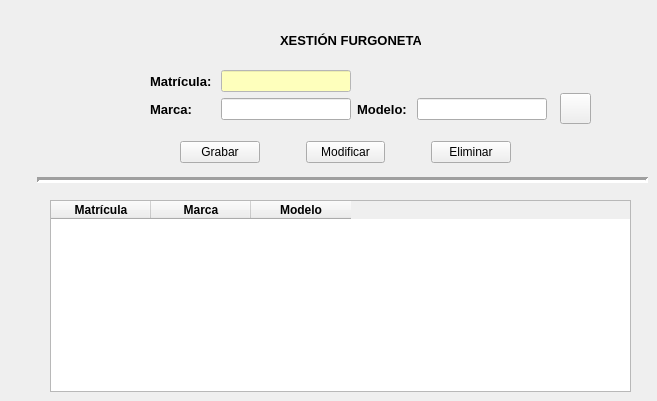
        <widget class="QWidget" name="Furgonetas">
         <attribute name="title">
          <string>FURGONETAS</string>
         </attribute>
         <widget class="QLabel" name="lblFurgoneta">
          <property name="geometry">
           <rect>
            <x>280</x>
            <y>30</y>
            <width>141</width>
            <height>20</height>
           </rect>
          </property>
          <property name="font">
           <font>
            <pointsize>10</pointsize>
            <weight>75</weight>
            <bold>true</bold>
           </font>
          </property>
          <property name="text">
           <string>XESTIÓN FURGONETAS</string>
          </property>
         </widget>
         <widget class="Line" name="line">
          <property name="geometry">
           <rect>
            <x>37</x>
            <y>170</y>
            <width>611</width>
            <height>20</height>
           </rect>
          </property>
          <property name="lineWidth">
           <number>3</number>
          </property>
          <property name="orientation">
           <enum>Qt::Horizontal</enum>
          </property>
         </widget>
         <widget class="QTableWidget" name="tabFurgo">
          <property name="geometry">
           <rect>
            <x>50</x>
            <y>200</y>
            <width>581</width>
            <height>192</height>
           </rect>
          </property>
          <column>
           <property name="text">
            <string>Matrícula</string>
           </property>
           <property name="font">
            <font>
             <weight>75</weight>
             <bold>true</bold>
            </font>
           </property>
          </column>
          <column>
           <property name="text">
            <string>Marca</string>
           </property>
           <property name="font">
            <font>
             <weight>75</weight>
             <bold>true</bold>
            </font>
           </property>
          </column>
          <column>
           <property name="text">
            <string>Modelo</string>
           </property>
           <property name="font">
            <font>
             <weight>75</weight>
             <bold>true</bold>
            </font>
           </property>
          </column>
         </widget>
         <widget class="QWidget" name="layoutWidget">
          <property name="geometry">
           <rect>
            <x>150</x>
            <y>70</y>
            <width>397</width>
            <height>52</height>
           </rect>
          </property>
          <layout class="QGridLayout" name="gridLayout_2">
           <item row="0" column="0">
            <widget class="QLabel" name="lblMatricula">
             <property name="font">
              <font>
               <pointsize>10</pointsize>
               <weight>75</weight>
               <bold>true</bold>
              </font>
             </property>
             <property name="text">
              <string>Matrícula: </string>
             </property>
            </widget>
           </item>
           <item row="0" column="1">
            <widget class="QLineEdit" name="txtMatricula">
             <property name="palette">
              <palette>
               <active>
                <colorrole role="WindowText">
                 <brush brushstyle="SolidPattern">
                  <color alpha="255">
                   <red>0</red>
                   <green>0</green>
                   <blue>0</blue>
                  </color>
                 </brush>
                </colorrole>
                <colorrole role="Button">
                 <brush brushstyle="SolidPattern">
                  <color alpha="255">
                   <red>255</red>
                   <green>255</green>
                   <blue>255</blue>
                  </color>
                 </brush>
                </colorrole>
                <colorrole role="Light">
                 <brush brushstyle="SolidPattern">
                  <color alpha="255">
                   <red>255</red>
                   <green>255</green>
                   <blue>255</blue>
                  </color>
                 </brush>
                </colorrole>
                <colorrole role="Midlight">
                 <brush brushstyle="SolidPattern">
                  <color alpha="255">
                   <red>255</red>
                   <green>255</green>
                   <blue>255</blue>
                  </color>
                 </brush>
                </colorrole>
                <colorrole role="Dark">
                 <brush brushstyle="SolidPattern">
                  <color alpha="255">
                   <red>127</red>
                   <green>127</green>
                   <blue>127</blue>
                  </color>
                 </brush>
                </colorrole>
                <colorrole role="Mid">
                 <brush brushstyle="SolidPattern">
                  <color alpha="255">
                   <red>170</red>
                   <green>170</green>
                   <blue>170</blue>
                  </color>
                 </brush>
                </colorrole>
                <colorrole role="Text">
                 <brush brushstyle="SolidPattern">
                  <color alpha="255">
                   <red>0</red>
                   <green>0</green>
                   <blue>0</blue>
                  </color>
                 </brush>
                </colorrole>
                <colorrole role="BrightText">
                 <brush brushstyle="SolidPattern">
                  <color alpha="255">
                   <red>255</red>
                   <green>255</green>
                   <blue>255</blue>
                  </color>
                 </brush>
                </colorrole>
                <colorrole role="ButtonText">
                 <brush brushstyle="SolidPattern">
                  <color alpha="255">
                   <red>0</red>
                   <green>0</green>
                   <blue>0</blue>
                  </color>
                 </brush>
                </colorrole>
                <colorrole role="Base">
                 <brush brushstyle="SolidPattern">
                  <color alpha="255">
                   <red>254</red>
                   <green>255</green>
                   <blue>188</blue>
                  </color>
                 </brush>
                </colorrole>
                <colorrole role="Window">
                 <brush brushstyle="SolidPattern">
                  <color alpha="255">
                   <red>255</red>
                   <green>255</green>
                   <blue>255</blue>
                  </color>
                 </brush>
                </colorrole>
                <colorrole role="Shadow">
                 <brush brushstyle="SolidPattern">
                  <color alpha="255">
                   <red>0</red>
                   <green>0</green>
                   <blue>0</blue>
                  </color>
                 </brush>
                </colorrole>
                <colorrole role="AlternateBase">
                 <brush brushstyle="SolidPattern">
                  <color alpha="255">
                   <red>255</red>
                   <green>255</green>
                   <blue>255</blue>
                  </color>
                 </brush>
                </colorrole>
                <colorrole role="ToolTipBase">
                 <brush brushstyle="SolidPattern">
                  <color alpha="255">
                   <red>255</red>
                   <green>255</green>
                   <blue>220</blue>
                  </color>
                 </brush>
                </colorrole>
                <colorrole role="ToolTipText">
                 <brush brushstyle="SolidPattern">
                  <color alpha="255">
                   <red>0</red>
                   <green>0</green>
                   <blue>0</blue>
                  </color>
                 </brush>
                </colorrole>
               </active>
               <inactive>
                <colorrole role="WindowText">
                 <brush brushstyle="SolidPattern">
                  <color alpha="255">
                   <red>0</red>
                   <green>0</green>
                   <blue>0</blue>
                  </color>
                 </brush>
                </colorrole>
                <colorrole role="Button">
                 <brush brushstyle="SolidPattern">
                  <color alpha="255">
                   <red>255</red>
                   <green>255</green>
                   <blue>255</blue>
                  </color>
                 </brush>
                </colorrole>
                <colorrole role="Light">
                 <brush brushstyle="SolidPattern">
                  <color alpha="255">
                   <red>255</red>
                   <green>255</green>
                   <blue>255</blue>
                  </color>
                 </brush>
                </colorrole>
                <colorrole role="Midlight">
                 <brush brushstyle="SolidPattern">
                  <color alpha="255">
                   <red>255</red>
                   <green>255</green>
                   <blue>255</blue>
                  </color>
                 </brush>
                </colorrole>
                <colorrole role="Dark">
                 <brush brushstyle="SolidPattern">
                  <color alpha="255">
                   <red>127</red>
                   <green>127</green>
                   <blue>127</blue>
                  </color>
                 </brush>
                </colorrole>
                <colorrole role="Mid">
                 <brush brushstyle="SolidPattern">
                  <color alpha="255">
                   <red>170</red>
                   <green>170</green>
                   <blue>170</blue>
                  </color>
                 </brush>
                </colorrole>
                <colorrole role="Text">
                 <brush brushstyle="SolidPattern">
                  <color alpha="255">
                   <red>0</red>
                   <green>0</green>
                   <blue>0</blue>
                  </color>
                 </brush>
                </colorrole>
                <colorrole role="BrightText">
                 <brush brushstyle="SolidPattern">
                  <color alpha="255">
                   <red>255</red>
                   <green>255</green>
                   <blue>255</blue>
                  </color>
                 </brush>
                </colorrole>
                <colorrole role="ButtonText">
                 <brush brushstyle="SolidPattern">
                  <color alpha="255">
                   <red>0</red>
                   <green>0</green>
                   <blue>0</blue>
                  </color>
                 </brush>
                </colorrole>
                <colorrole role="Base">
                 <brush brushstyle="SolidPattern">
                  <color alpha="255">
                   <red>254</red>
                   <green>255</green>
                   <blue>188</blue>
                  </color>
                 </brush>
                </colorrole>
                <colorrole role="Window">
                 <brush brushstyle="SolidPattern">
                  <color alpha="255">
                   <red>255</red>
                   <green>255</green>
                   <blue>255</blue>
                  </color>
                 </brush>
                </colorrole>
                <colorrole role="Shadow">
                 <brush brushstyle="SolidPattern">
                  <color alpha="255">
                   <red>0</red>
                   <green>0</green>
                   <blue>0</blue>
                  </color>
                 </brush>
                </colorrole>
                <colorrole role="AlternateBase">
                 <brush brushstyle="SolidPattern">
                  <color alpha="255">
                   <red>255</red>
                   <green>255</green>
                   <blue>255</blue>
                  </color>
                 </brush>
                </colorrole>
                <colorrole role="ToolTipBase">
                 <brush brushstyle="SolidPattern">
                  <color alpha="255">
                   <red>255</red>
                   <green>255</green>
                   <blue>220</blue>
                  </color>
                 </brush>
                </colorrole>
                <colorrole role="ToolTipText">
                 <brush brushstyle="SolidPattern">
                  <color alpha="255">
                   <red>0</red>
                   <green>0</green>
                   <blue>0</blue>
                  </color>
                 </brush>
                </colorrole>
               </inactive>
               <disabled>
                <colorrole role="WindowText">
                 <brush brushstyle="SolidPattern">
                  <color alpha="255">
                   <red>127</red>
                   <green>127</green>
                   <blue>127</blue>
                  </color>
                 </brush>
                </colorrole>
                <colorrole role="Button">
                 <brush brushstyle="SolidPattern">
                  <color alpha="255">
                   <red>255</red>
                   <green>255</green>
                   <blue>255</blue>
                  </color>
                 </brush>
                </colorrole>
                <colorrole role="Light">
                 <brush brushstyle="SolidPattern">
                  <color alpha="255">
                   <red>255</red>
                   <green>255</green>
                   <blue>255</blue>
                  </color>
                 </brush>
                </colorrole>
                <colorrole role="Midlight">
                 <brush brushstyle="SolidPattern">
                  <color alpha="255">
                   <red>255</red>
                   <green>255</green>
                   <blue>255</blue>
                  </color>
                 </brush>
                </colorrole>
                <colorrole role="Dark">
                 <brush brushstyle="SolidPattern">
                  <color alpha="255">
                   <red>127</red>
                   <green>127</green>
                   <blue>127</blue>
                  </color>
                 </brush>
                </colorrole>
                <colorrole role="Mid">
                 <brush brushstyle="SolidPattern">
                  <color alpha="255">
                   <red>170</red>
                   <green>170</green>
                   <blue>170</blue>
                  </color>
                 </brush>
                </colorrole>
                <colorrole role="Text">
                 <brush brushstyle="SolidPattern">
                  <color alpha="255">
                   <red>127</red>
                   <green>127</green>
                   <blue>127</blue>
                  </color>
                 </brush>
                </colorrole>
                <colorrole role="BrightText">
                 <brush brushstyle="SolidPattern">
                  <color alpha="255">
                   <red>255</red>
                   <green>255</green>
                   <blue>255</blue>
                  </color>
                 </brush>
                </colorrole>
                <colorrole role="ButtonText">
                 <brush brushstyle="SolidPattern">
                  <color alpha="255">
                   <red>127</red>
                   <green>127</green>
                   <blue>127</blue>
                  </color>
                 </brush>
                </colorrole>
                <colorrole role="Base">
                 <brush brushstyle="SolidPattern">
                  <color alpha="255">
                   <red>255</red>
                   <green>255</green>
                   <blue>255</blue>
                  </color>
                 </brush>
                </colorrole>
                <colorrole role="Window">
                 <brush brushstyle="SolidPattern">
                  <color alpha="255">
                   <red>255</red>
                   <green>255</green>
                   <blue>255</blue>
                  </color>
                 </brush>
                </colorrole>
                <colorrole role="Shadow">
                 <brush brushstyle="SolidPattern">
                  <color alpha="255">
                   <red>0</red>
                   <green>0</green>
                   <blue>0</blue>
                  </color>
                 </brush>
                </colorrole>
                <colorrole role="AlternateBase">
                 <brush brushstyle="SolidPattern">
                  <color alpha="255">
                   <red>255</red>
                   <green>255</green>
                   <blue>255</blue>
                  </color>
                 </brush>
                </colorrole>
                <colorrole role="ToolTipBase">
                 <brush brushstyle="SolidPattern">
                  <color alpha="255">
                   <red>255</red>
                   <green>255</green>
                   <blue>220</blue>
                  </color>
                 </brush>
                </colorrole>
                <colorrole role="ToolTipText">
                 <brush brushstyle="SolidPattern">
                  <color alpha="255">
                   <red>0</red>
                   <green>0</green>
                   <blue>0</blue>
                  </color>
                 </brush>
                </colorrole>
               </disabled>
              </palette>
             </property>
            </widget>
           </item>
           <item row="1" column="0">
            <widget class="QLabel" name="lblMarca">
             <property name="font">
              <font>
               <pointsize>10</pointsize>
               <weight>75</weight>
               <bold>true</bold>
              </font>
             </property>
             <property name="text">
              <string>Marca: </string>
             </property>
            </widget>
           </item>
           <item row="1" column="1">
            <widget class="QLineEdit" name="txtMarca"/>
           </item>
           <item row="1" column="2">
            <widget class="QLabel" name="lblModelo">
             <property name="font">
              <font>
               <pointsize>10</pointsize>
               <weight>75</weight>
               <bold>true</bold>
              </font>
             </property>
             <property name="text">
              <string>Modelo: </string>
             </property>
            </widget>
           </item>
           <item row="1" column="3">
            <widget class="QLineEdit" name="txtModelo"/>
           </item>
          </layout>
         </widget>
         <widget class="QWidget" name="layoutWidget">
          <property name="geometry">
           <rect>
            <x>180</x>
            <y>140</y>
            <width>331</width>
            <height>25</height>
           </rect>
          </property>
          <layout class="QHBoxLayout" name="horizontalLayout_2">
           <item>
            <widget class="QPushButton" name="btnGrabar">
             <property name="text">
              <string>Grabar</string>
             </property>
            </widget>
           </item>
           <item>
            <spacer name="horizontalSpacer_3">
             <property name="orientation">
              <enum>Qt::Horizontal</enum>
             </property>
             <property name="sizeType">
              <enum>QSizePolicy::Fixed</enum>
             </property>
             <property name="sizeHint" stdset="0">
              <size>
               <width>40</width>
               <height>20</height>
              </size>
             </property>
            </spacer>
           </item>
           <item>
            <widget class="QPushButton" name="btnModif">
             <property name="text">
              <string>Modificar</string>
             </property>
            </widget>
           </item>
           <item>
            <spacer name="horizontalSpacer_4">
             <property name="orientation">
              <enum>Qt::Horizontal</enum>
             </property>
             <property name="sizeType">
              <enum>QSizePolicy::Fixed</enum>
             </property>
             <property name="sizeHint" stdset="0">
              <size>
               <width>40</width>
               <height>20</height>
              </size>
             </property>
            </spacer>
           </item>
           <item>
            <widget class="QPushButton" name="btnEliminar">
             <property name="text">
              <string>Eliminar</string>
             </property>
            </widget>
           </item>
          </layout>
         </widget>
         <widget class="QPushButton" name="btnReload">
          <property name="geometry">
           <rect>
            <x>560</x>
            <y>93</y>
            <width>31</width>
            <height>31</height>
           </rect>
          </property>
          <property name="sizePolicy">
           <sizepolicy hsizetype="Fixed" vsizetype="Fixed">
            <horstretch>0</horstretch>
            <verstretch>0</verstretch>
           </sizepolicy>
          </property>
          <property name="text">
           <string/>
          </property>
          <property name="icon">
           <iconset>
            <normaloff>img/recload.png</normaloff>img/recload.png</iconset>
          </property>
          <property name="iconSize">
           <size>
            <width>30</width>
            <height>30</height>
           </size>
          </property>
         </widget>
        </widget>
